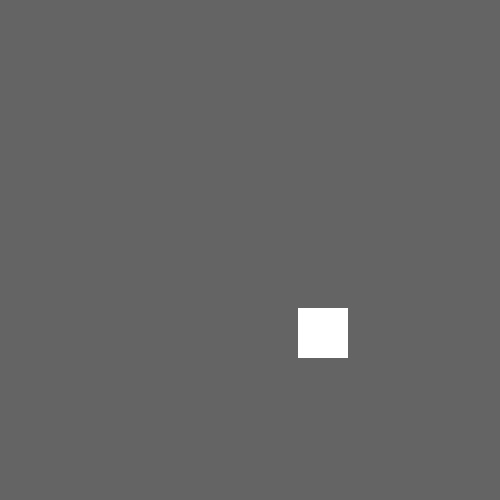
Frame 1 (no input)
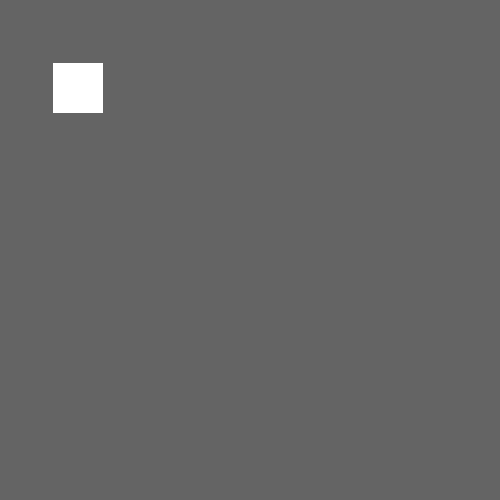
Frame 60 (the mouse pressed at the canvas centre just before this capture)
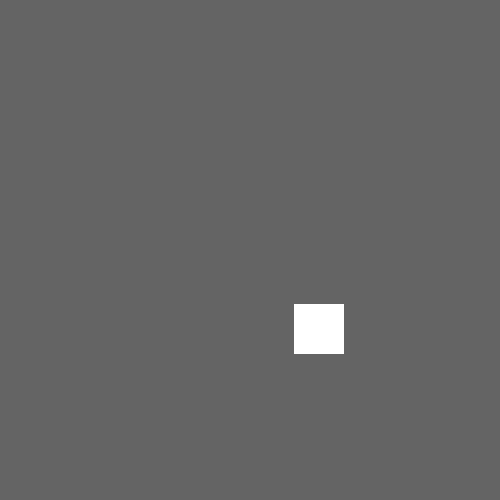
Frame 120 (the mouse held since frame 60 and released just before this capture)

The Processing sketch that drew these frames (run headless with seeded random() and noise(); from frame 60 on, the mouse is pressed at the canvas centre):

// Processing sketch: ex21_1
// ── ex21_1.pde
//Write a function to draw a shape to the screen multiple times, 
//each at a different position.

void setup() {
  size(500, 500);
  noStroke();
  fill(255);
  rectMode(CENTER);
  frameRate(5);
}

void draw() {
  background(100);
  myrec();
}

void myrec() { 
  int randomPos = int(random(500.0)); 
  rect(randomPos, randomPos+ 10, 50, 50);
  }
